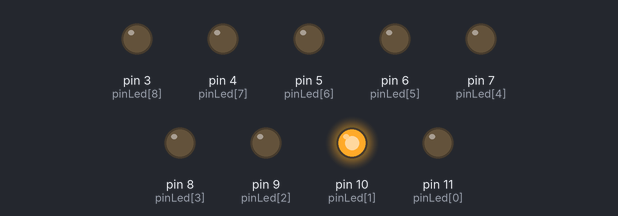
The sketch below on a simulated Arduino Uno, built with avr-gcc and run on an emulated ATmega328P. Parts: output pins drawn as LEDs (lit = HIGH).

Above: at 0.02 s.
At 0.37 s:
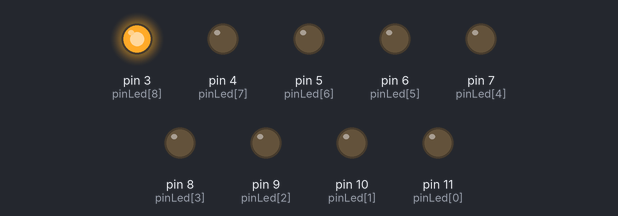
At 0.72 s:
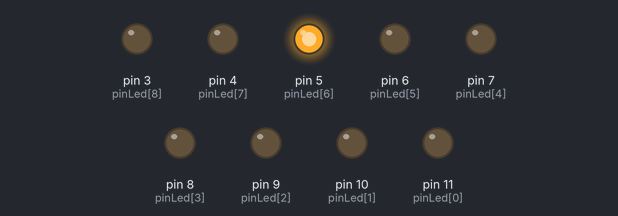
At 1.47 s:
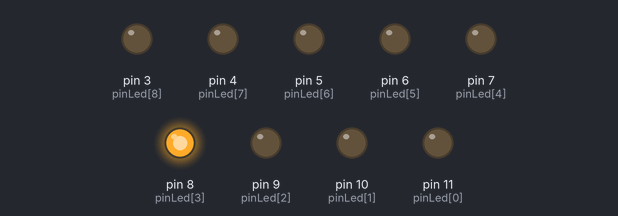
At 2.22 s:
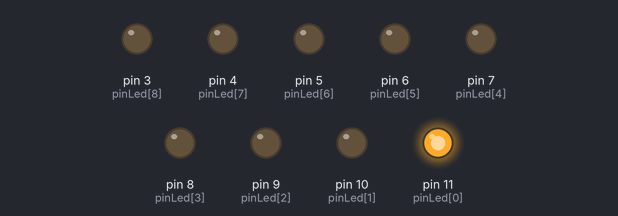
At 2.92 s:
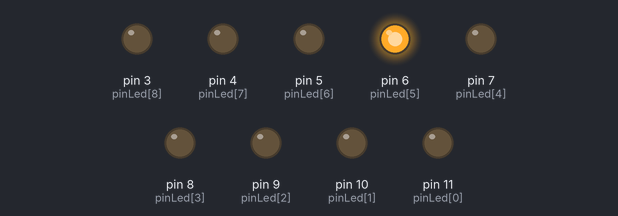
Timing chart, 0 to 3.2 s (numbered marks = the images above):
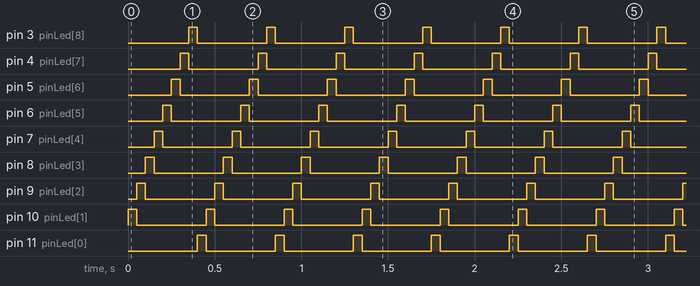

Measured:
- by itself, pin 3 (pinLed[8]), pin 4 (pinLed[7]), pin 5 (pinLed[6]), pin 6 (pinLed[5]), pin 7 (pinLed[4]), pin 8 (pinLed[3]), pin 9 (pinLed[2]), pin 10 (pinLed[1]), pin 11 (pinLed[0]): alternates HIGH for 0.05 s and LOW for 0.40 s
- by itself, everything shown: repeats every 0.45 s, in 9 steps

The sketch:

led5.ino
```cpp
int pinLed[9] = {11,10,9,8,7,6,5,4,3};
int numLed;
char caracter;

void setup() {
  // put your setup code here, to run once:
  int x;

  for (x = 0; x < 9; x++){
    pinMode(pinLed[x], OUTPUT);
  }

  Serial.begin(9600);
}

void loop() {
  // put your main code here, to run repeatedly:
  caracter = ' ';
  numLed = 0;
  while (caracter != 'x'){
    digitalWrite(pinLed[numLed], LOW);
    numLed++;
    if (numLed > 8){
      numLed = 0;
    }
    digitalWrite(pinLed[numLed], HIGH);

    if (Serial.available()){
      caracter = Serial.read();
    }
    delay(50);
  }

  delay(5000);
}
```
